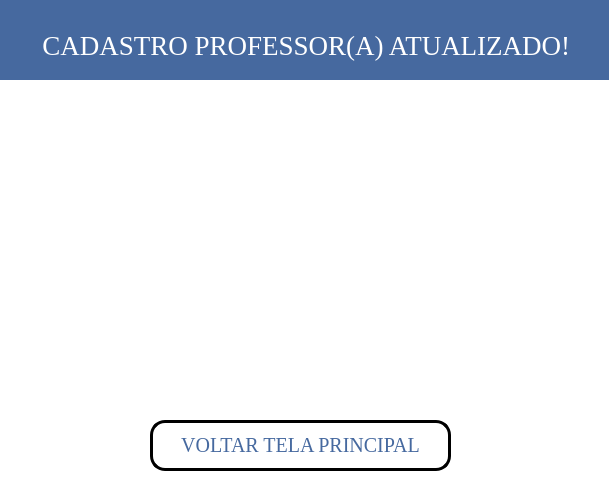
<?xml version="1.0" encoding="UTF-8"?>
<ui version="4.0">
 <class>MainWindow</class>
 <widget class="QMainWindow" name="MainWindow">
  <property name="geometry">
   <rect>
    <x>0</x>
    <y>0</y>
    <width>609</width>
    <height>487</height>
   </rect>
  </property>
  <property name="windowTitle">
   <string>Confirma Cadastro</string>
  </property>
  <property name="windowIcon">
   <iconset>
    <normaloff>imagens/diplomado.png</normaloff>imagens/diplomado.png</iconset>
  </property>
  <property name="styleSheet">
   <string notr="true">BACKGROUND-COLOR:rgb(255, 255, 255)</string>
  </property>
  <widget class="QWidget" name="centralwidget">
   <widget class="QLabel" name="label_2">
    <property name="geometry">
     <rect>
      <x>-120</x>
      <y>0</y>
      <width>731</width>
      <height>91</height>
     </rect>
    </property>
    <property name="font">
     <font>
      <family>Georgia</family>
      <pointsize>20</pointsize>
      <weight>50</weight>
      <bold>false</bold>
     </font>
    </property>
    <property name="styleSheet">
     <string notr="true">background-color:rgb(70, 105, 159);
color:rgb(255, 255, 255)</string>
    </property>
    <property name="text">
     <string>                  CADASTRO PROFESSOR(A) ATUALIZADO!</string>
    </property>
    <property name="alignment">
     <set>Qt::AlignCenter</set>
    </property>
   </widget>
   <widget class="QLabel" name="label">
    <property name="geometry">
     <rect>
      <x>-30</x>
      <y>80</y>
      <width>661</width>
      <height>371</height>
     </rect>
    </property>
    <property name="text">
     <string/>
    </property>
    <property name="pixmap">
     <pixmap>imagens/LOGO_UNIVERS.png</pixmap>
    </property>
    <property name="scaledContents">
     <bool>true</bool>
    </property>
   </widget>
   <widget class="QPushButton" name="botao_tela_principal">
    <property name="geometry">
     <rect>
      <x>150</x>
      <y>420</y>
      <width>301</width>
      <height>51</height>
     </rect>
    </property>
    <property name="font">
     <font>
      <family>Georgia</family>
      <pointsize>15</pointsize>
      <weight>50</weight>
      <bold>false</bold>
     </font>
    </property>
    <property name="cursor">
     <cursorShape>UpArrowCursor</cursorShape>
    </property>
    <property name="styleSheet">
     <string notr="true">QPushButton{
color: rgb(70, 105, 159);
}

QPushButton{
background-color: rgb(255, 255, 255)
}

QPushButton:hover{
	background-color: lightblue
}

QPushButton{
border:3px solid black;
border-radius: 15px;
padding: 2px;
}</string>
    </property>
    <property name="text">
     <string>VOLTAR TELA PRINCIPAL</string>
    </property>
    <property name="icon">
     <iconset>
      <normaloff>../DESING/9868474931649315515-128.png</normaloff>../DESING/9868474931649315515-128.png</iconset>
    </property>
    <property name="iconSize">
     <size>
      <width>30</width>
      <height>30</height>
     </size>
    </property>
   </widget>
  </widget>
 </widget>
 <resources/>
 <connections/>
</ui>
